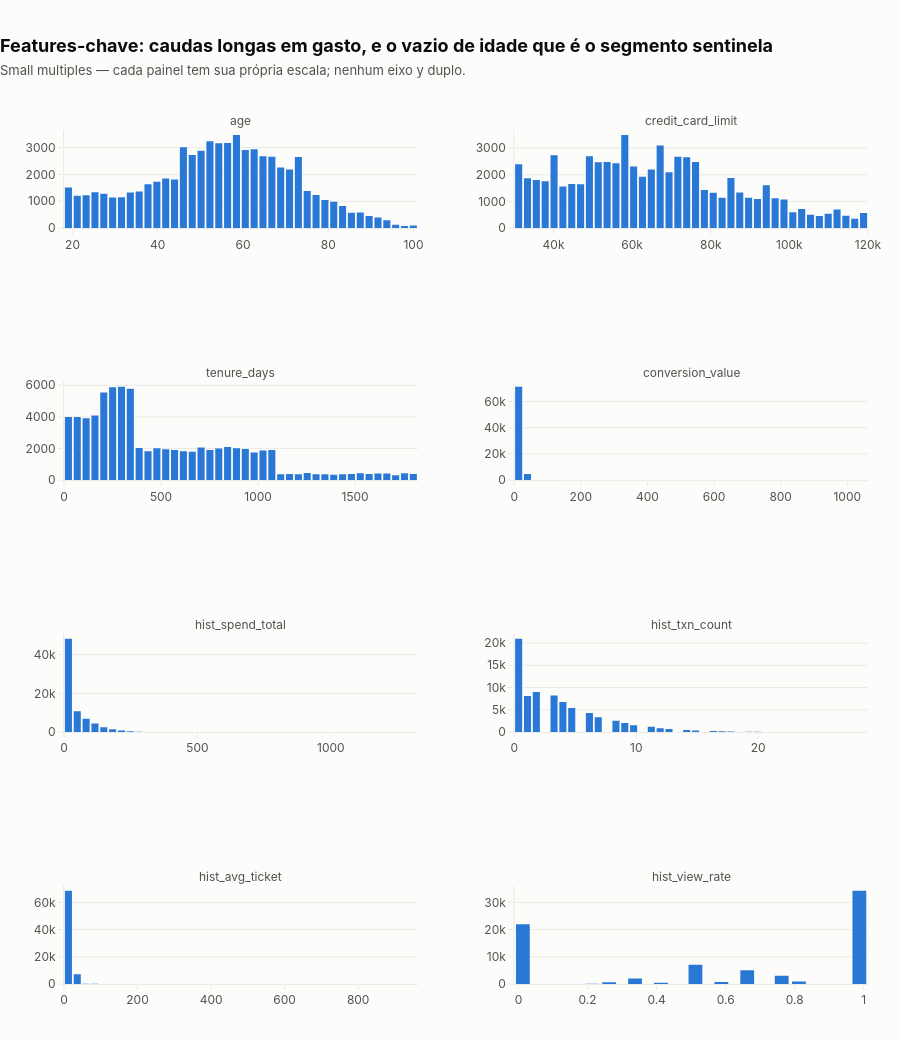

This figure's notebook cell:
### Markdown cell above
Leitura por blocos:

- **Nulos.** Só quatro colunas têm nulo, exatamente as quatro que o contrato permite (G8).
  `age` e `credit_card_limit` (12,8%) são o segmento sentinela. `hist_recency_days` (27,5%) e
  `hist_time_view_to_conv` (62,7%) significam "não há histórico" — fabricar um número ali
  (`recency = 0` diria "comprou hoje") corromperia a feature em silêncio. LightGBM consome o
  nulo direto.
- **Zeros.** 27,5% das linhas têm `hist_txn_count = 0` e `hist_spend_total = 0` — são os
  recebimentos de clientes que ainda não compraram nada antes daquele instante, concentrados na
  onda 0. Zero é o valor correto, não dado faltante. `conversion_value` é zero em 50,3% das linhas
  pelo mesmo motivo trivial: metade dos envios não converte.
- **Caudas.** `hist_spend_total` tem mediana 16,14 e máximo 1.325,72; `hist_avg_ticket`, mediana
  3,78 e máximo 962,10. Comportamento de compra é log-normal, não gaussiano — a cerca de Tukey
  marca 5,9% e 0,9% dessas linhas como "outlier", mas nenhuma delas é erro: é a cauda. É
  exatamente por isso que a segmentação da seção 7 aplica `log1p` antes de medir distância.
- **Sem valor impossível.** `age` vai a 101 (a sentinela 118 já virou nulo), `hist_view_rate` fica
  em [0, 1], nada negativo em gasto.

### Code cell
DESTAQUES = ["age", "credit_card_limit", "tenure_days", "conversion_value",
             "hist_spend_total", "hist_txn_count", "hist_avg_ticket", "hist_view_rate"]
histogramas = {c: eda.numeric_histogram(processed, c, cfg.histogram_bins) for c in DESTAQUES}

# Small multiples: um painel por feature, cada um com sua própria escala (nunca eixo y duplo).
paineis = [{"title": nome, "x": h["centro"], "y": h["contagem"]} for nome, h in histogramas.items()]
viz.faceted(
    paineis, kind="bar",
    title="Features-chave: caudas longas em gasto, e o vazio de idade que é o segmento sentinela",
    subtitle="Small multiples — cada painel tem sua própria escala; nenhum eixo y duplo.",
)

### Figure 1 — Plotly figure (JSON) as saved in the notebook; plotly's stock layout.template omitted (floating-point values rounded to 4 significant figures)
{"data": [{"hovertemplate": "%{x:.4g}<br>%{y:,}<extra></extra>", "marker": {"color": "#2a78d6"}, "type": "bar", "x": [19.04, 21.11, 23.19, 25.26, 27.34, 29.41, 31.49, 33.56, 35.64, 37.71, 39.79, 41.86, 43.94, 46.01, 48.09, 50.16, 52.24, 54.31, 56.39, 58.46, 60.54, 62.61, 64.69, 66.76, 68.84, 70.91, 72.99, 75.06, 77.14, 79.21, 81.29, 83.36, 85.44, 87.51, 89.59, 91.66, 93.74, 95.81, 97.89, 99.96], "xaxis": "x", "y": [1508, 1206, 1224, 1336, 1278, 1136, 1153, 1325, 1362, 1634, 1728, 1845, 1812, 3009, 2720, 2881, 3226, 3157, 3165, 3465, 2909, 2937, 2671, 2653, 2253, 2185, 2644, 1378, 1238, 1049, 979, 821, 578, 583, 454, 395, 293, 128, 84, 99], "yaxis": "y"}, {"hovertemplate": "%{x:.4g}<br>%{y:,}<extra></extra>", "marker": {"color": "#2a78d6"}, "type": "bar", "x": [31120.0, 33380.0, 35620.0, 37880.0, 40120.0, 42380.0, 44620.0, 46880.0, 49120.0, 51380.0, 53620.0, 55880.0, 58120.0, 60380.0, 62620.0, 64880.0, 67120.0, 69380.0, 71620.0, 73880.0, 76120.0, 78380.0, 80620.0, 82880.0, 85120.0, 87380.0, 89620.0, 91880.0, 94120.0, 96380.0, 98620.0, 100900.0, 103100.0, 105400.0, 107600.0, 109900.0, 112100.0, 114400.0, 116600.0, 118900.0], "xaxis": "x2", "y": [2396, 1871, 1802, 1754, 2728, 1562, 1658, 1650, 2690, 2466, 2476, 2429, 3493, 2315, 1923, 2196, 3100, 2097, 2679, 2661, 2483, 1433, 1329, 1138, 1878, 1336, 1144, 1092, 1608, 1125, 1071, 600, 722, 506, 457, 540, 700, 469, 350, 574], "yaxis": "y2"}, {"hovertemplate": "%{x:.4g}<br>%{y:,}<extra></extra>", "marker": {"color": "#2a78d6"}, "type": "bar", "x": [22.79, 68.36, 113.9, 159.5, 205.1, 250.7, 296.2, 341.8, 387.4, 433.0, 478.5, 524.1, 569.7, 615.3, 660.8, 706.4, 752.0, 797.6, 843.1, 888.7, 934.3, 979.9, 1025.0, 1071.0, 1117.0, 1162.0, 1208.0, 1253.0, 1299.0, 1344.0, 1390.0, 1436.0, 1481.0, 1527.0, 1572.0, 1618.0, 1663.0, 1709.0, 1755.0, 1800.0], "xaxis": "x3", "y": [3995, 3994, 3912, 4087, 5545, 5871, 5900, 5786, 2040, 1821, 2011, 1958, 1902, 1829, 1803, 2065, 1903, 2006, 2102, 2018, 1968, 1743, 1880, 1910, 380, 386, 380, 444, 366, 374, 336, 378, 384, 441, 390, 419, 423, 303, 430, 394], "yaxis": "y3"}, {"hovertemplate": "%{x:.4g}<br>%{y:,}<extra></extra>", "marker": {"color": "#2a78d6"}, "type": "bar", "x": [13.28, 39.84, 66.39, 92.95, 119.5, 146.1, 172.6, 199.2, 225.7, 252.3, 278.8, 305.4, 332.0, 358.5, 385.1, 411.6, 438.2, 464.7, 491.3, 517.9, 544.4, 571.0, 597.5, 624.1, 650.6, 677.2, 703.8, 730.3, 756.9, 783.4, 810.0, 836.5, 863.1, 916.2, 942.8, 969.3, 995.9, 1022.0, 1049.0], "xaxis": "x4", "y": [71182, 4716, 81, 77, 36, 11, 3, 6, 5, 8, 11, 7, 3, 9, 8, 8, 10, 9, 2, 7, 8, 5, 9, 7, 5, 3, 10, 6, 4, 7, 1, 4, 2, 2, 1, 1, 1, 1, 1], "yaxis": "y4"}, {"hovertemplate": "%{x:.4g}<br>%{y:,}<extra></extra>", "marker": {"color": "#2a78d6"}, "type": "bar", "x": [16.57, 49.71, 82.86, 116.0, 149.1, 182.3, 215.4, 248.6, 281.7, 314.9, 348.0, 381.1, 414.3, 447.4, 480.6, 513.7, 546.9, 580.0, 613.1, 646.3, 679.4, 712.6, 745.7, 778.9, 812.0, 845.1, 878.3, 911.4, 944.6, 977.7, 1011.0, 1044.0, 1077.0, 1110.0, 1143.0, 1177.0, 1210.0, 1243.0, 1309.0], "xaxis": "x5", "y": [48191, 10690, 6923, 4444, 2554, 1415, 756, 381, 204, 96, 50, 34, 34, 41, 49, 28, 27, 34, 23, 25, 32, 28, 26, 20, 18, 18, 34, 23, 16, 11, 19, 12, 8, 4, 2, 2, 1, 3, 1], "yaxis": "y5"}, {"hovertemplate": "%{x:.4g}<br>%{y:,}<extra></extra>", "marker": {"color": "#2a78d6"}, "type": "bar", "x": [0.3625, 1.087, 1.812, 3.262, 3.987, 4.712, 6.162, 6.888, 8.338, 9.062, 9.787, 11.24, 11.96, 12.69, 14.14, 14.86, 16.31, 17.04, 17.76, 19.21, 19.94, 20.66, 22.11, 22.84, 24.29, 25.01, 25.74, 27.91, 28.64], "xaxis": "x6", "y": [20952, 8100, 8976, 8218, 6746, 5410, 4261, 3308, 2523, 2019, 1538, 1167, 845, 666, 475, 326, 253, 166, 123, 79, 50, 27, 22, 13, 5, 4, 3, 1, 1], "yaxis": "y6"}, {"hovertemplate": "%{x:.4g}<br>%{y:,}<extra></extra>", "marker": {"color": "#2a78d6"}, "type": "bar", "x": [12.03, 36.08, 60.13, 84.18, 108.2, 132.3, 156.3, 180.4, 204.4, 228.5, 252.6, 276.6, 300.7, 324.7, 348.8, 372.8, 396.9, 420.9, 445.0, 469.0, 493.1, 517.1, 565.2, 613.3, 733.6, 829.8, 853.9, 950.1], "xaxis": "x7", "y": [68629, 7093, 148, 102, 74, 52, 44, 23, 24, 13, 12, 5, 17, 5, 12, 1, 3, 1, 4, 2, 1, 2, 4, 1, 2, 1, 1, 1], "yaxis": "y7"}, {"hovertemplate": "%{x:.4g}<br>%{y:,}<extra></extra>", "marker": {"color": "#2a78d6"}, "type": "bar", "x": [0.0125, 0.2125, 0.2625, 0.3375, 0.4125, 0.5125, 0.5875, 0.6625, 0.7625, 0.8125, 0.9875], "xaxis": "x8", "y": [21991, 110, 614, 2067, 417, 7111, 751, 5021, 3022, 874, 34299], "yaxis": "y8"}], "layout": {"annotations": [{"font": {"color": "#52514e", "size": 12}, "showarrow": false, "text": "age", "x": 0.22, "xanchor": "center", "xref": "paper", "y": 1.0, "yanchor": "bottom", "yref": "paper"}, {"font": {"color": "#52514e", "size": 12}, "showarrow": false, "text": "credit_card_limit", "x": 0.78, "xanchor": "center", "xref": "paper", "y": 1.0, "yanchor": "bottom", "yref": "paper"}, {"font": {"color": "#52514e", "size": 12}, "showarrow": false, "text": "tenure_days", "x": 0.22, "xanchor": "center", "xref": "paper", "y": 0.705, "yanchor": "bottom", "yref": "paper"}, {"font": {"color": "#52514e", "size": 12}, "showarrow": false, "text": "conversion_value", "x": 0.78, "xanchor": "center", "xref": "paper", "y": 0.705, "yanchor": "bottom", "yref": "paper"}, {"font": {"color": "#52514e", "size": 12}, "showarrow": false, "text": "hist_spend_total", "x": 0.22, "xanchor": "center", "xref": "paper", "y": 0.41, "yanchor": "bottom", "yref": "paper"}, {"font": {"color": "#52514e", "size": 12}, "showarrow": false, "text": "hist_txn_count", "x": 0.78, "xanchor": "center", "xref": "paper", "y": 0.41, "yanchor": "bottom", "yref": "paper"}, {"font": {"color": "#52514e", "size": 12}, "showarrow": false, "text": "hist_avg_ticket", "x": 0.22, "xanchor": "center", "xref": "paper", "y": 0.115, "yanchor": "bottom", "yref": "paper"}, {"font": {"color": "#52514e", "size": 12}, "showarrow": false, "text": "hist_view_rate", "x": 0.78, "xanchor": "center", "xref": "paper", "y": 0.115, "yanchor": "bottom", "yref": "paper"}], "height": 1040, "margin": {"b": 56, "l": 64, "r": 32, "t": 130}, "showlegend": false, "title": {"text": "<b>Features-chave: caudas longas em gasto, e o vazio de idade que é o segmento sentinela</b><br><span style='font-size:13px;color:#52514e'>Small multiples — cada painel tem sua própria escala; nenhum eixo y duplo.</span>"}, "xaxis": {"anchor": "y", "domain": [0.0, 0.44]}, "xaxis2": {"anchor": "y2", "domain": [0.56, 1.0]}, "xaxis3": {"anchor": "y3", "domain": [0.0, 0.44]}, "xaxis4": {"anchor": "y4", "domain": [0.56, 1.0]}, "xaxis5": {"anchor": "y5", "domain": [0.0, 0.44]}, "xaxis6": {"anchor": "y6", "domain": [0.56, 1.0]}, "xaxis7": {"anchor": "y7", "domain": [0.0, 0.44]}, "xaxis8": {"anchor": "y8", "domain": [0.56, 1.0]}, "yaxis": {"anchor": "x", "domain": [0.885, 1.0]}, "yaxis2": {"anchor": "x2", "domain": [0.885, 1.0]}, "yaxis3": {"anchor": "x3", "domain": [0.59, 0.705]}, "yaxis4": {"anchor": "x4", "domain": [0.59, 0.705]}, "yaxis5": {"anchor": "x5", "domain": [0.295, 0.41]}, "yaxis6": {"anchor": "x6", "domain": [0.295, 0.41]}, "yaxis7": {"anchor": "x7", "domain": [0.0, 0.115]}, "yaxis8": {"anchor": "x8", "domain": [0.0, 0.115]}}}
